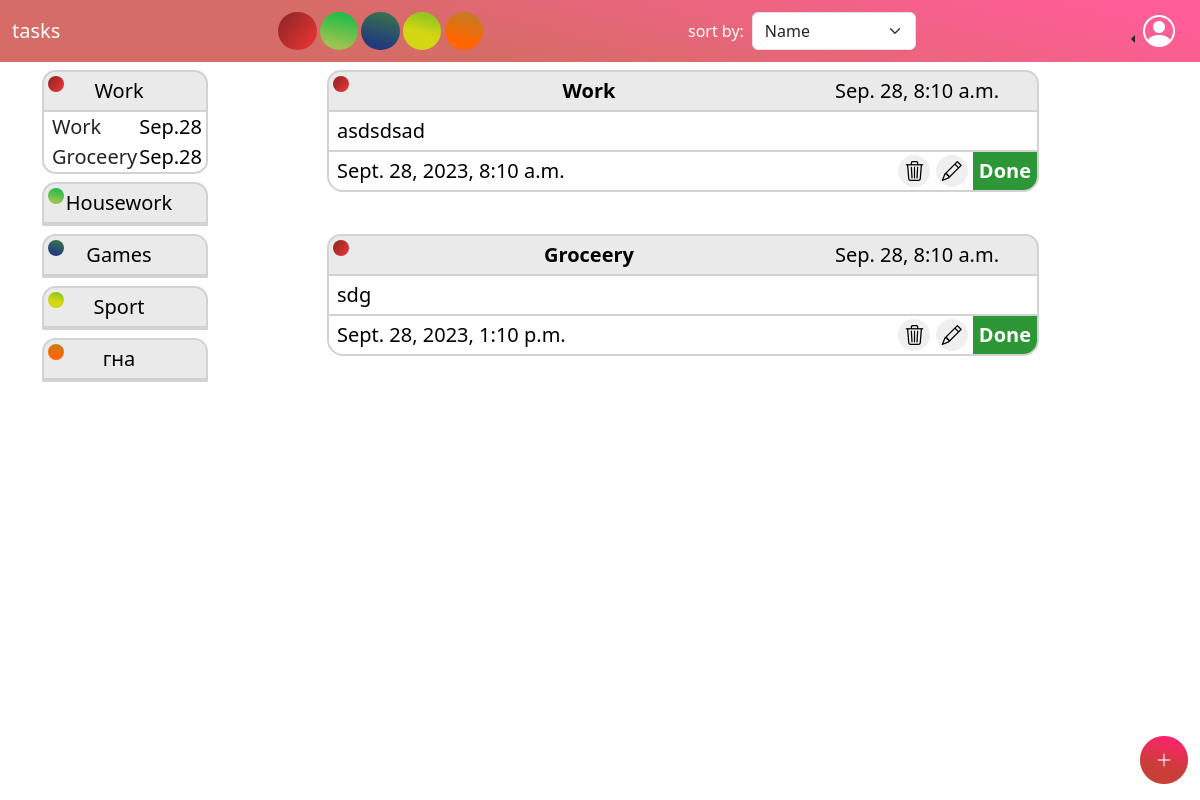
Screenshot of /color/1 with the database file from the repository.
### taskmanager/models.py (models this page shows)
class ColorModel(models.Model):
    name = models.CharField(max_length=50)
    class Colors(models.IntegerChoices):
        RED = 1,
        GREEN = 2,
        BLUE = 3,
        YELLOW = 4,
        ORANGE = 5,
    color = models.IntegerField(choices=Colors.choices, unique=True, default=Colors.RED)
    def __str__(self):
        return f'{self.color}'
    class Meta:
        verbose_name = 'color'
        verbose_name_plural = 'colors'

class TaskModel(models.Model):
    title = models.CharField(max_length=50)
    color = models.ForeignKey(to='ColorModel',to_field='color', on_delete=models.PROTECT, related_name='tasks')
    description = models.TextField()
    expiration_date = models.DateTimeField()
    creation_date = models.DateTimeField(auto_now_add=True)
    last_edit_date = models.DateTimeField(auto_now=True)

### taskmanager/views.py (the view)
# urls.py: path('color/<int:color>',by_color, name = 'by_color')
def by_color(request, color):
    tasks = TaskModel.objects.filter(color = color)
    colors = ColorModel.objects.all()
    count = len(colors)
    context = {
        'tasks' : tasks,
        'colors' : colors,
        'colorscount': count,
    }
    return render(request,'index.html', context)

### taskmanager/templates/index.html (shortened to what this page needs)
{% extends 'base.html' %}
{% block content %}
	<div class="container" style="  font-size: 1.25rem;">
  <div class="row">
    <div class="task-stat col-2 mt-2">
      {% for color in colors %}
        <div class="mb-2">
          <div class="task-title pt-1 pb-1">
            {% if color.color == 1 %}
              <div class="task-color" style="background: rgb(221,50,50);
          background: linear-gradient(308deg, rgba(221,50,50,1) 20%, rgba(143,38,38,1) 93%);"></div>
            {% elif color.color == 2 %}
              <div class="task-color" style="background: rgb(154,196,78);
                      background: linear-gradient(14deg, rgba(154,196,78,1) 20%, rgba(23,187,72,1) 93%);"></div>
            {% elif color.color == 3 %}
              <div class="task-color" style="background: rgb(34,59,126);
                      background: linear-gradient(14deg, rgba(34,59,126,1) 20%, rgba(56,115,74,1) 93%);"></div>
            {% elif color.color == 4 %}
              <div class="task-color" style="background: rgb(211,214,18);
                      background: linear-gradient(14deg, rgba(211,214,18,1) 47%, rgba(144,198,31,1) 86%);"></div>
            {% elif color.color == 5 %}
              <div class="task-color" style="background: rgb(255,102,0);
                      background: linear-gradient(14deg, rgba(255,102,0,1) 28%, rgba(196,124,34,1) 90%);"></div>
            {% endif %}
            <a class="a-task-counter-title">{{ color.name }}</a>
            <a class="a-task-counter-info" style="  width: 2rem;"></a>
          </div>
          <div class="task-counter-div">
            {% for task in tasks %}
              {% if color.color == task.color.color %}
                <div class="task-counter-task">{{ task.title }} <a class="a-task-counter-info">{{ task.expiration_date|date:"M.d" }}</a></div>
              {% endif %}
            {% endfor %}
          </div>
        </div>
      {% endfor %}
    </div>
    <div class="col-1">
    </div>
    <div class="task-stat col-8 row">
      {% for task in tasks %}
        <div class="mt-2">
          <div class="task-title pt-1 pb-1">
            {% if task.color.color == 1 %}
              <div class="task-color" style="background: rgb(221,50,50);
          background: linear-gradient(308deg, rgba(221,50,50,1) 20%, rgba(143,38,38,1) 93%);"></div>
            {% elif task.color.color == 2 %}
              <div class="task-color" style="background: rgb(154,196,78);
                      background: linear-gradient(14deg, rgba(154,196,78,1) 20%, rgba(23,187,72,1) 93%);"></div>
            {% elif task.color.color == 3 %}
              <div class="task-color" style="background: rgb(34,59,126);
                      background: linear-gradient(14deg, rgba(34,59,126,1) 20%, rgba(56,115,74,1) 93%);"></div>
            {% elif task.color.color == 4 %}
              <div class="task-color" style="background: rgb(211,214,18);
                      background: linear-gradient(14deg, rgba(211,214,18,1) 47%, rgba(144,198,31,1) 86%);"></div>
            {% elif task.color.color == 5 %}
              <div class="task-color" style="background: rgb(255,102,0);
                      background: linear-gradient(14deg, rgba(255,102,0,1) 28%, rgba(196,124,34,1) 90%);"></div>
            {% endif %}
            <a class="a-task-title"><b>{{ task.title }}</b></a>
            <a class="a-task-info">{{ task.creation_date|date:"M. d,  P" }}</a>
          </div>
          <div class="task-desc ps-2 pe-2 pt-1 pb-1">
            <a class="text-decoration-none text-black">{{ task.description }}</a>
          </div>
          <div class="task-bottom ">
            <a class="ms-2 me-2 text-decoration-none text-black pt-1 pb-1">{{ task.expiration_date }}</a>
            <div>
              <a href="{% url 'delete' task.id %}" class="text-decoration-none">
                <button class="task-bottom-icon "><i class="bi bi-trash3"></i></button>
              </a>
              <a href="{% url 'edit' task.id %}" class="text-decoration-none">
                <button class="task-bottom-icon"><i class="bi bi-pencil"></i></button>
              </a>
              <button class="done-button pt-1 pb-1" style="background: rgb(45, 150, 54);"><b
                    class="text-white">Done</b></button>
            </div>
          </div>
        </div>
      {% endfor %}
    </div>
  </div>
  <a href="{% url 'create' %}">
    <button class="add-button"><i class="bi bi-plus-lg"></i></button>
  </a>
</div>
{% endblock %}
{% block add_button %}
	  <a href="{% url 'create' %}">
    <button class="add-button"><i class="bi bi-plus-lg"></i></button>
  </a>
{% endblock %}

### taskmanager/templates/base.html (shortened to what this page needs)
{% load static %}
<!DOCTYPE html>
<html lang="en">
<head>
  <link rel="stylesheet" href="https://cdn.jsdelivr.net/npm/bootstrap-icons@1.11.0/font/bootstrap-icons.css">
  <link href="https://cdn.jsdelivr.net/npm/bootstrap@5.3.2/dist/css/bootstrap.min.css" rel="stylesheet"
>
  <link rel="stylesheet" href="{% static 'style.css' %}">
</head>
<body class="index-body">
<nav class="navbar navbar-expand-lg " style="background: rgb(196,42,34);
  background: linear-gradient(14deg, rgba(196, 42, 34, 0.692) 36%, rgba(255, 0, 89, 0.637) 91%); padding: 0;">
  <div class="container-fluid">
    <a href="{% url 'index' %}" class="navbar-brand text-white ">tasks</a>
    <div>
      <div class="mx-auto" style="display: flex; align-items: center;">
        {% for color in colors %}
          {% if color.color == 1 %}
            <a href="{% url 'by_color' color  %}" title="{{ color.name }}" class="color-button" style="background: rgb(221,50,50);
          background: linear-gradient(308deg, rgba(221,50,50,1) 20%, rgba(143,38,38,1) 93%);"></a>
          {% elif color.color == 2 %}
            <a href="{% url 'by_color' color  %}" title="{{ color.name }}" class="color-button" style="background: rgb(154,196,78);
          background: linear-gradient(14deg, rgba(154,196,78,1) 20%, rgba(23,187,72,1) 93%);"></a>
          {% elif color.color == 3 %}
            <a href="{% url 'by_color' color  %}" title="{{ color.name }}" class="color-button" style="background: rgb(34,59,126);
                  background: linear-gradient(14deg, rgba(34,59,126,1) 20%, rgba(56,115,74,1) 93%);"></a>
          {% elif color.color == 4 %}
            <a href="{% url 'by_color' color  %}" title="{{ color.name }}" class="color-button" style="background: rgb(211,214,18);
                  background: linear-gradient(14deg, rgba(211,214,18,1) 47%, rgba(144,198,31,1) 86%);"></a>
          {% elif color.color == 5 %}
            <a href="{% url 'by_color' color  %}" title="{{ color.name }}" class="color-button" style="background: rgb(255,102,0);
                  background: linear-gradient(14deg, rgba(255,102,0,1) 28%, rgba(196,124,34,1) 90%);"></a>
          {% endif %}
        {% endfor %}
      </div>
    </div>
    <div class="d-flex justify-content-center">
      <a class="text-decoration-none text-white my-auto me-2 ">sort by:</a>
      <div class="mx-auto">
        <select class="form-select" aria-label="Default select example">
          <option selected>Name</option>
        </select>
      </div>
    </div>
    <div class="dropstart">
      <a class="btn dropdown-toggle" href="#" role="button" data-bs-toggle="dropdown" aria-expanded="false">
        <i class="bi bi-person-circle text-white fs-2"></i>
      </a>
    </div>
  </div>
</nav>
{% block content %}
{% endblock %}
{% block add_button %}
{% endblock %}
</body>
</html>

### static/style.css (style rules this page uses)
.index-body { animation-duration: 2s; animation-name: site-showdown; }
.color-button { margin-right: .2rem; width: 2.4rem; height: 2.4rem; border: 0; border-radius: 50px; }
.task-color { width: 1rem; height: 1rem; border: 0; border-radius: 50px; margin-left: .25rem; display: inline; }
.task-stat { border-color: rgb(211, 210, 210); }
.task-title { border-top-right-radius: .85rem; border-top-left-radius: .85rem; background-color: rgba(211, 210, 210, 0.466); overflow: hidden; border: .15rem solid rgb(211, 210, 210); display: flex; justify-content: space-between; }
.a-task-title { text-decoration: none; color: black; margin-left: 1rem; justify-content: space-between; }
.a-task-info { text-decoration: none; color: black; text-align: center; margin-right: 1rem; width: 13rem; }
.task-counter-div { border: .15rem solid; border-color: rgb(211, 210, 210); border-top: 0; padding-left: .25rem; border-bottom-right-radius: .85rem; border-bottom-left-radius: .85rem; }
.task-counter-task { border: 0; display: flex; justify-content: space-between; padding-left: .25rem; border-bottom-right-radius: .85rem; border-bottom-left-radius: .85rem; }
.a-task-counter-title { text-decoration: none; color: black; display: flex; }
.a-task-counter-info { text-decoration: none; color: black; text-align: center; padding-right: .25rem; }
.task-bottom { border: .15rem solid; border-color: rgb(211, 210, 210); border-bottom-left-radius: 1rem; border-bottom-right-radius: 1rem; padding: 0; display: flex; justify-content: space-between; }
.task-bottom-icon { border: 0px; border-radius: 10rem; }
.task-desc { border-left: .15rem solid; border-right: .15rem solid; border-color: rgb(211, 210, 210); background-color: white; }
.done-button { border: 0; border-bottom-right-radius: .86rem; }
.add-button { position: fixed; width: 6vh; height: 6vh; border: 0; border-radius: 50px; top: 92%; left: 95%; background: rgb(196, 42, 34); background: linear-gradient(14deg, rgba(196, 42, 34, 0.692) 36%, rgba(255, 0, 89, 0.637) 91%); padding: 0; color: white; }

### rows the page displays
ColorModel: color 1 (drawn), name "Work"
ColorModel: color 2 (drawn), name "Housework"
ColorModel: color 3 (drawn), name "Games"
ColorModel: color 4 (drawn), name "Sport"
ColorModel: color 5 (drawn), name "гна"
TaskModel: title "Work", expiration_date "Sep.28", creation_date "Sep. 28, 8:10 a.m.", description "asdsdsad", expiration_date "Sept. 28, 2023, 8:10 a.m."
TaskModel: title "Groceery", expiration_date "Sep.28", creation_date "Sep. 28, 8:10 a.m.", description "sdg", expiration_date "Sept. 28, 2023, 1:10 p.m."
